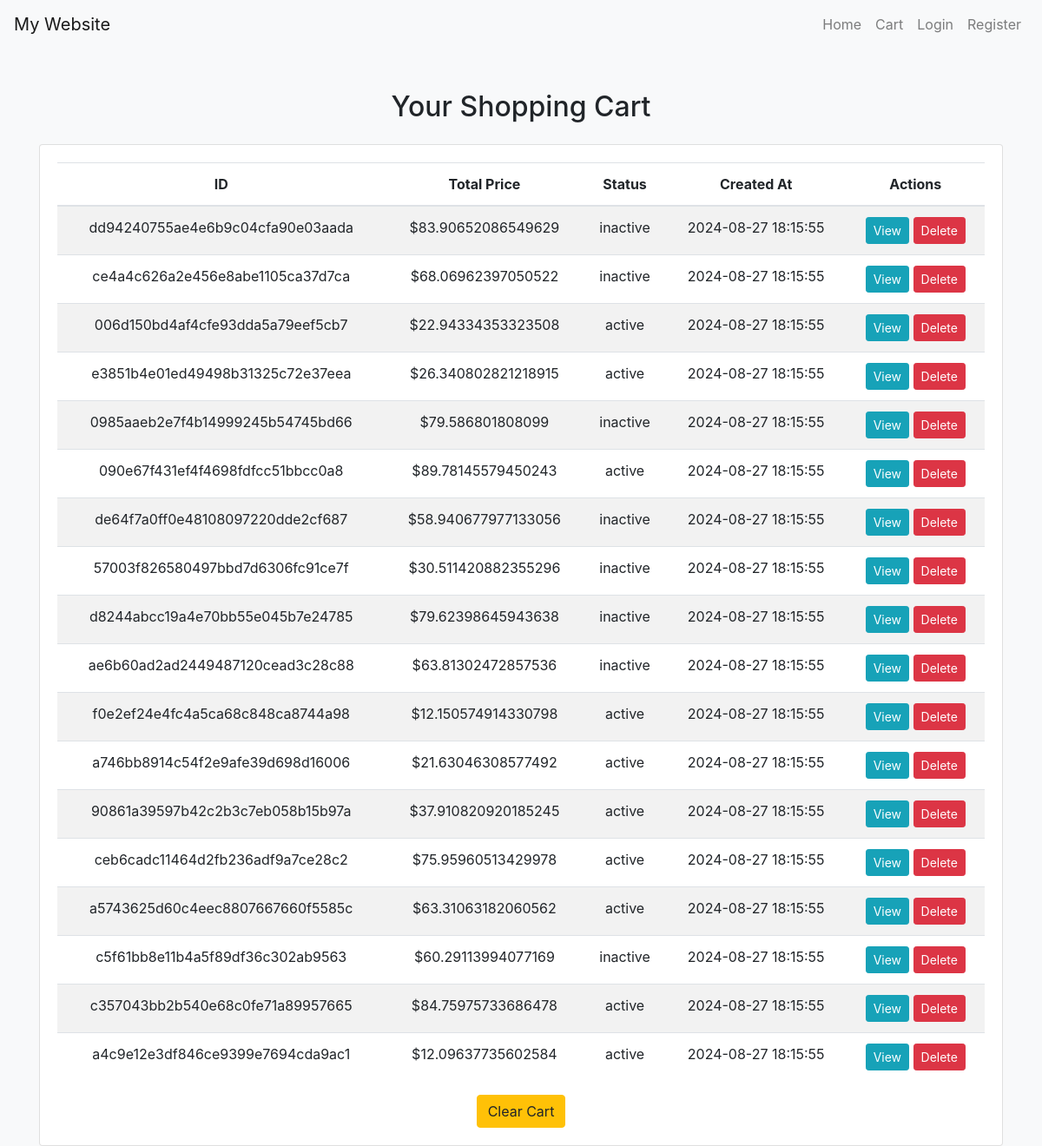
/api/cart, run on the app's committed database.
### models/cart.py (models this page shows, shortened)
class Cart(db.Model):
    __tablename__ = 'cart'
    id = db.Column(db.String(32), primary_key=True, default=lambda: uuid4().hex)
    user_id = db.Column(db.String(32), db.ForeignKey('user.id'), nullable=False)
    total_price = db.Column(db.Float, nullable=False, default=0)
    status = db.Column(db.String(30), nullable=False, default='active')
    created_at = db.Column(db.DateTime(timezone=True), default=func.now())
    updated_at = db.Column(db.DateTime(timezone=True), onupdate=func.now())
    user = db.relationship('User', back_populates='carts')

### views/cart.py (the view)
@cart.route('/cart', methods=['GET'])
def get_cart_items():
    cart_items = Cart.query.all()
    return render_template('cart.html', cart_items=cart_items)

### templates/cart.html (shortened to what this page needs)
<!DOCTYPE html>
<html lang="en">
<head>
    <link rel="stylesheet" href="https://cdn.jsdelivr.net/npm/bootstrap@4.6.2/dist/css/bootstrap.min.css">
</head>
<body>
    <nav class="navbar navbar-expand-lg navbar-light bg-light">
        <a class="navbar-brand" href="#">My Website</a>
        <div class="collapse navbar-collapse" id="navbarNav">
            <ul class="navbar-nav ml-auto">
                <li class="nav-item">
                    <a class="nav-link" href="{{ url_for('home.index') }}">Home</a>
                </li>
                <li class="nav-item">
                    <a class="nav-link" href="{{ url_for('cart.get_cart_items') }}">Cart</a>
                </li>
                <li class="nav-item">
                    <a class="nav-link" href="{{ url_for('login.login_view') }}">Login</a>
                </li>
                <li class="nav-item">
                    <a class="nav-link" href="{{ url_for('register.register_view') }}">Register</a>
                </li>
            </ul>
        </div>
    </nav>
    <div class="container mt-5 fade-in">
        <h2 class="text-center mb-4">Your Shopping Cart</h2>
        <div class="card">
            <div class="card-body">
                <table class="table table-striped cart-table">
                    <thead>
                        <tr>
                            <th>ID</th>
                            <th>Total Price</th>
                            <th>Status</th>
                            <th>Created At</th>
                            <th>Actions</th>
                        </tr>
                    </thead>
                    <tbody>
                        {% for item in cart_items %}
                        <tr>
                            <td>{{ item.id }}</td>
                            <td>${{ item.total_price }}</td>
                            <td>{{ item.status }}</td>
                            <td>{{ item.created_at.strftime('%Y-%m-%d %H:%M:%S') }}</td>
                            <td>
                                <a href="{{ url_for('cart.get_cart_by_id', item_id=item.id) }}" class="btn btn-info btn-sm">View</a>
                                <form action="{{ url_for('cart.remove_cart_item', item_id=item.id) }}" method="post" class="d-inline">
                                    <button type="submit" class="btn btn-danger btn-sm">Delete</button>
                                </form>
                            </td>
                        </tr>
                        {% endfor %}
                    </tbody>
                </table>
                <div class="text-center mt-3">
                    <form action="{{ url_for('cart.remove_cart') }}" method="post">
                        <button type="submit" class="btn btn-warning">Clear Cart</button>
                    </form>
                </div>
            </div>
        </div>
    </div>
</body>
</html>

### templates/cart.html (style rules this page uses)
body { background-color: #f8f9fa; }
.cart-table th, .cart-table td { text-align: center; }
.fade-in { opacity: 0; animation: fadeIn 2s forwards; }

### data on the page
Cart: id "dd94240755ae4e6b9c04cfa90e03aada", total_price "83.90652086549629", status "inactive", created_at "2024-08-27 18:15:55"
Cart: id "ce4a4c626a2e456e8abe1105ca37d7ca", total_price "68.06962397050522", status "inactive", created_at "2024-08-27 18:15:55"
Cart: id "006d150bd4af4cfe93dda5a79eef5cb7", total_price "22.94334353323508", status "active", created_at "2024-08-27 18:15:55"
Cart: id "e3851b4e01ed49498b31325c72e37eea", total_price "26.340802821218915", status "active", created_at "2024-08-27 18:15:55"
Cart: id "0985aaeb2e7f4b14999245b54745bd66", total_price "79.586801808099", status "inactive", created_at "2024-08-27 18:15:55"
Cart: id "090e67f431ef4f4698fdfcc51bbcc0a8", total_price "89.78145579450243", status "active", created_at "2024-08-27 18:15:55"
Cart: id "de64f7a0ff0e48108097220dde2cf687", total_price "58.940677977133056", status "inactive", created_at "2024-08-27 18:15:55"
Cart: id "57003f826580497bbd7d6306fc91ce7f", total_price "30.511420882355296", status "inactive", created_at "2024-08-27 18:15:55"
Cart: id "d8244abcc19a4e70bb55e045b7e24785", total_price "79.62398645943638", status "inactive", created_at "2024-08-27 18:15:55"
Cart: id "ae6b60ad2ad2449487120cead3c28c88", total_price "63.81302472857536", status "inactive", created_at "2024-08-27 18:15:55"
Cart: id "f0e2ef24e4fc4a5ca68c848ca8744a98", total_price "12.150574914330798", status "active", created_at "2024-08-27 18:15:55"
Cart: id "a746bb8914c54f2e9afe39d698d16006", total_price "21.63046308577492", status "active", created_at "2024-08-27 18:15:55"
Cart: id "90861a39597b42c2b3c7eb058b15b97a", total_price "37.910820920185245", status "active", created_at "2024-08-27 18:15:55"
Cart: id "ceb6cadc11464d2fb236adf9a7ce28c2", total_price "75.95960513429978", status "active", created_at "2024-08-27 18:15:55"
Cart: id "a5743625d60c4eec8807667660f5585c", total_price "63.31063182060562", status "active", created_at "2024-08-27 18:15:55"
Cart: id "c5f61bb8e11b4a5f89df36c302ab9563", total_price "60.29113994077169", status "inactive", created_at "2024-08-27 18:15:55"
Cart: id "c357043bb2b540e68c0fe71a89957665", total_price "84.75975733686478", status "active", created_at "2024-08-27 18:15:55"
Cart: id "a4c9e12e3df846ce9399e7694cda9ac1", total_price "12.09637735602584", status "active", created_at "2024-08-27 18:15:55"
